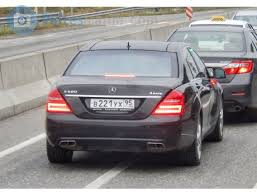
#> input picture DATA/car_plate_4.jpg, 257 x 196 px
$ jupyter execute car_plate_blur.ipynb
#> lines starting #> are read from the running program, lines starting #| are printed output that depends on the picture; after the words box and inside, x2 and y2 are one past the last pixel; in counts of white or black regions, pixels touching at a corner belong together
[cell 1]
import cv2
import numpy as np
import matplotlib.pyplot as plt

[cell 2]
car_plate = cv2.imread('DATA/car_plate_4.jpg')
#> car_plate is the input picture: shape (196, 257, 3); mean B, G, R 142.3, 141.8, 145.5

[cell 3]
def display(img):
    fig = plt.figure(figsize=(10,8))
    ax = fig.add_subplot(111)
    new_img = cv2.cvtColor(img,cv2.COLOR_BGR2RGB)
    ax.imshow(new_img)

[cell 4]
display(car_plate)

[cell 5]
plate_cascade = cv2.CascadeClassifier('DATA/haarcascade_russian_plate_number.xml')

[cell 6]
def detect_plat(img):
    plate_img = img.copy()
    plate_rect = plate_cascade.detectMultiScale(plate_img,scaleFactor=1.3,minNeighbors=3)
#> plate_rect = [[81, 94, 60, 20]]

    for (x,y,w,h) in plate_rect:
        cv2.rectangle(plate_img,(x,y),(x+w,y+h),(0,0,255),4)
#> this loop made 1 pass
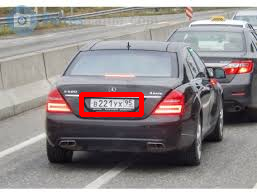
#> plate_img: shape (196, 257, 3); 1.56% of pixels changed, all inside (x1, y1, x2, y2) = (79, 92, 144, 117)

    return plate_img

[cell 7]
result = detect_plat(car_plate)

[cell 8]
display(result)

[cell 9]
def detect_and_blur_plate(img):

    plate_img = img.copy()
    roi = img.copy()

    plate_rect = plate_cascade.detectMultiScale(plate_img,scaleFactor=1.3,minNeighbors=3)
#> plate_rect = [[81, 94, 60, 20]]

    for (x,y,w,h) in plate_rect:
        roi = roi[y:y+h,x:x+w]
        blurred_roi = cv2.medianBlur(roi,7)

        plate_img[y:y+h,x:x+w] = blurred_roi
#> this loop made 1 pass
#> pass 1, in detect_and_blur_plate, `roi = roi[y:y+h,x:x+w]`:
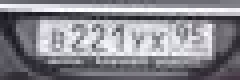
#> roi: shape (20, 60, 3) (shown 4 times larger); mean B, G, R 143.3, 136.8, 137.5
#> pass 1, in detect_and_blur_plate, `blurred_roi = cv2.medianBlur(roi,7)`:
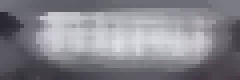
#> blurred_roi: shape (20, 60, 3) (shown 4 times larger); mean B, G, R 138.5, 131.8, 132.5
#> after the loop:
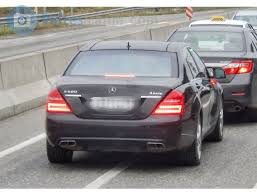
#> plate_img: shape (196, 257, 3); 2.28% of pixels changed, all inside (x1, y1, x2, y2) = (81, 94, 141, 114)

    return plate_img

[cell 10]
result_blur = detect_and_blur_plate(car_plate)

[cell 11]
display(result_blur)
